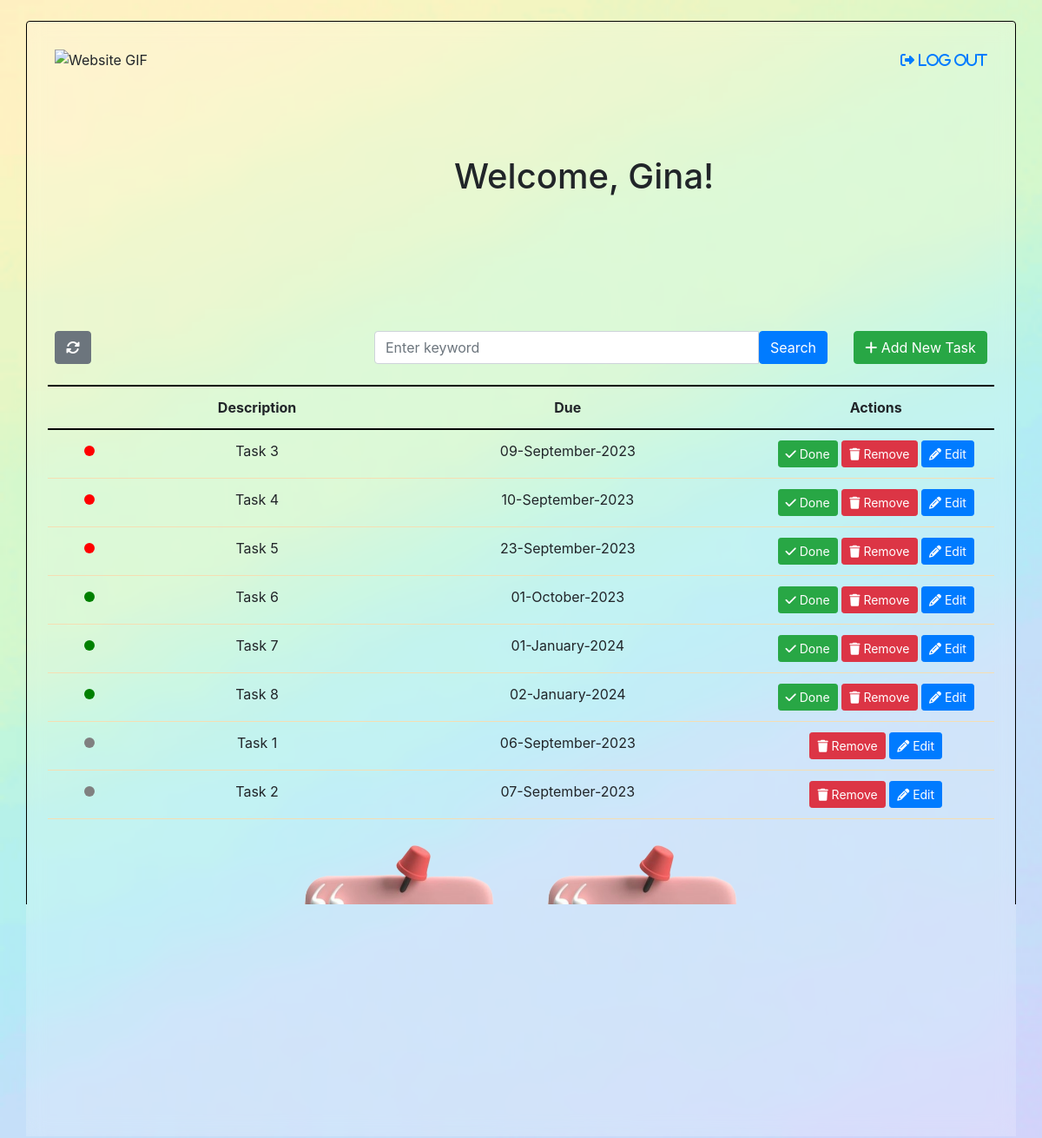
The app's page /task-list.php (signed in) with its own data.
### tables this page shows
CREATE TABLE `tasks` (
  `id` int(11) NOT NULL AUTO_INCREMENT,
  `user_id` int(11) DEFAULT NULL,
  `description` varchar(255) DEFAULT NULL,
  `due_date` date DEFAULT NULL,
  `status` enum('normal','priority','done') NOT NULL DEFAULT 'normal',
  PRIMARY KEY (`id`),
  KEY `user_id` (`user_id`)
);

### task-list.php (the view, shortened to what this page needs)
<?php
include 'config.php';
$userID = $_SESSION['user_id'];
$query = "SELECT * FROM tasks
         INNER JOIN login ON tasks.user_id = login.user_id
         WHERE tasks.user_id = $userID
         ORDER BY
             CASE
                 WHEN tasks.status = 'priority' THEN 1
                 WHEN tasks.status = 'normal' THEN 2
                 WHEN tasks.status = 'done' THEN 3
                 ELSE 4
             END";
if (isset($_GET['keyword']) && !empty($_GET['keyword'])) {
    $keyword = $_GET['keyword'];
    $query = "SELECT * FROM tasks
              INNER JOIN login ON tasks.user_id = login.user_id
              WHERE tasks.user_id = $userID";
    $randomSearch = '%' . $keyword . '%';
    $monthNumber = date_parse($keyword)['month'];
    if ($monthNumber !== false) {
        $monthName = DateTime::createFromFormat('!m', $monthNumber)->format('F');
        $query .= " AND (description LIKE ? OR due_date LIKE ? OR MONTHNAME(due_date) LIKE ?)";
        $stmt = $db->prepare($query);
        $stmt->bind_param("sss", $randomSearch, $randomSearch, $monthName);
    } else {
        $statusValues = ['normal', 'done', 'priority', 'Normal', 'Done', 'Priority', 'NORMAL', 'DONE', 'PRIORITY'];
        if (in_array($keyword, $statusValues)) {
            $query .= " AND (description LIKE ? OR due_date LIKE ? OR tasks.status = ?)";
            $stmt = $db->prepare($query);
            $stmt->bind_param("sss", $randomSearch, $randomSearch, $keyword);
        } else {
            $query .= " AND (description LIKE ? OR due_date LIKE ?)";
            $stmt = $db->prepare($query);
            $stmt->bind_param("ss", $randomSearch, $randomSearch);
        }
    }
    $stmt->execute();
    $result = $stmt->get_result();
} else {
    $result = $db->query($query);
}
$DoneTasks = 0;
$PriorityTasks = 0;
?>
<!DOCTYPE html>
<html lang="en">
<head>
    <link rel="stylesheet" href="https://stackpath.bootstrapcdn.com/bootstrap/4.5.2/css/bootstrap.min.css">
    <link href="https://cdnjs.cloudflare.com/ajax/libs/font-awesome/6.4.2/css/all.min.css" rel="stylesheet">
    <link rel="stylesheet" href="style.css">
</head>
<body>
    <div class="container mt-4 border rounded p-4 form-container container-content" style="margin: 0 auto;">
        <div class="p-2 rounded">
        <div class="row mb-4">
            <div class="col-md-5 d-flex align-items-left">
                <img src="style/website.gif" alt="Website GIF" style="width: 700px; height: 300px;">
            </div>
            <div class="col-md-5 d-flex align-items-center">
                <h1>Welcome, <?php echo $_SESSION['username']; ?>!</h1>
            </div>
            <div class="col-md-2 text-right">
                <a href="logout.php" class="fa-solid fa-right-from-bracket"> Log Out</a>
            </div>
        </div>
        <div class="row">
            <div class="col-md-4 text-left">
                <a href="task-list.php" class="btn btn-secondary"><i class="fas fa-sync-alt"></i></a>
            </div>
            <div class="col-md-6 text-center">
                <form id="filterForm" method="GET" action="">
                    <div class="input-group mb-3">
                        <input type="text" class="form-control" name="keyword" placeholder="Enter keyword">
                        <button type="submit" class="btn btn-primary"><i class="bi bi-search"></i> Search</button>
                    </div>
                </form>
            </div>
            <div class="col-md-2 text-center">
                <a href="Form.php" class="btn btn-success"><i class="fa-solid fa-plus"></i> Add New Task</a>
            </div>
        </div>
        </div>
        <div class="row">
            <div class="col">
                <table class="table">
                    <thead>
                        <tr>
                            <th></th>
                            <th>Description</th>
                            <th>Due</th>
                            <th class="col-3">Actions</th>
                        </tr>
                    </thead>
                    <tbody>
                    <?php
                        if ($result->num_rows > 0)  {
                            $DoneTasks = 0;
                            $PriorityTasks = 0;
                            while ($row = $result->fetch_assoc()) {
                                $statusClass = '';
                                if ($row['status'] === 'normal') {
                                    $statusClass = 'circle-green';
                                } elseif ($row['status'] === 'priority') {
                                    $statusClass = 'circle-red';
                                    $PriorityTasks++;
                                } elseif ($row['status'] === 'done') {
                                    $statusClass = 'circle-gray';
                                    $DoneTasks++;
                                }
                                ?>
                                <tr>
                                    <td><span class="indicator-circle <?php echo $statusClass; ?>"></span></td>
                                    <td><?php echo $row['description']; ?></td>
                                    <td><?php echo date('d-F-Y', strtotime($row['due_date'])); ?></td>
                                    <td>
                                        <?php if ($row['status'] !== 'done'): ?>
                                            <a href="task-list.php?done=<?php echo $row['id']; ?>" class="btn btn-success btn-sm"><i class="fa-solid fa-check"></i> Done</a>
                                        <?php endif; ?>
                                        <a href="task-list.php?delete=<?php echo $row['id']; ?>" class="btn btn-danger btn-sm"><i class="fa-solid fa-trash"></i> Remove</a>
                                        <a href="Form.php?edit=<?php echo $row['id']; ?>" class="btn btn-primary btn-sm"><i class="fa-solid fa-pencil"></i> Edit</a>
                                    </td>
                                </tr>
                        <?php
                            }
                        } else {
                            echo '<tr><td colspan="4">No tasks found.</td></tr>';
                        }
                        ?>
                    </tbody>
                </table>
                <div class="row justify-content-center">
                    <div class="col-md-3">
                        <div class="background-image">
                            <img src="style/calendar1.png" class="card-img" alt="Background Image">
                            <div class="card-img-overlay text-center">
                                <h5 class="card-title">DONE</h5>
                                <p class="card-text" style="font-size: 50px;"><?php echo $DoneTasks; ?></p>
                            </div>
                        </div>
                    </div>
                    <div class="col-md-3">
                        <div class="background-image">
                            <img src="style/calendar1.png" class="card-img" alt="Background Image">
                            <div class="card-img-overlay text-center">
                                <h5 class="card-title">PRIORITY</h5>
                                <p class="card-text" style="font-size: 50px;"><?php echo $PriorityTasks; ?></p>
                            </div>
                        </div>
                    </div>
                </div>
            </div>
        </div>
    </div>
</body>
</html>

### style.css (style rules this page uses)
body { background-image: url('style/b1.gif'); background-size: cover; background-repeat: no-repeat; background-attachment: fixed; margin-bottom: 20px; }
.form-container { background: rgba(255, 255, 255, 0.2); backdrop-filter: blur(10px); padding: 20px; border-radius: 10px; border: 1px solid black !important; }
.container-content { padding: 20px; margin: 20px; }
.indicator-circle { width: 12px; height: 12px; border-radius: 50%; display: inline-block; margin-right: 6px; }
.circle-green { background-color: green; }
.circle-red { background-color: red; }
.circle-gray { background-color: gray; }
.background-image { position: flex; }
.background-image img { width: 100%; height: 50%; }
.background-image .card-img-overlay { background: none; position: absolute; top: 50%; left: 50%; transform: translate(-50%, -50%); color: black; text-shadow: 2px 2px 4px rgba(0, 0, 0, 0.5); }
thead { text-align: center; }
.table th, .table td { text-align: center; }
thead th { border-bottom: 2px solid black !important; border-top: 2px solid black !important; }
table td { border-bottom: 1px solid wheat !important; }

### records on screen
tasks: description "Task 3", due_date "09-September-2023"
tasks: description "Task 4", due_date "10-September-2023"
tasks: description "Task 5", due_date "23-September-2023"
tasks: description "Task 6", due_date "01-October-2023"
tasks: description "Task 7", due_date "01-January-2024"
tasks: description "Task 8", due_date "02-January-2024"
tasks: description "Task 1", due_date "06-September-2023"
tasks: description "Task 2", due_date "07-September-2023"

### other values on screen
$_SESSION['username'] "Gina"
